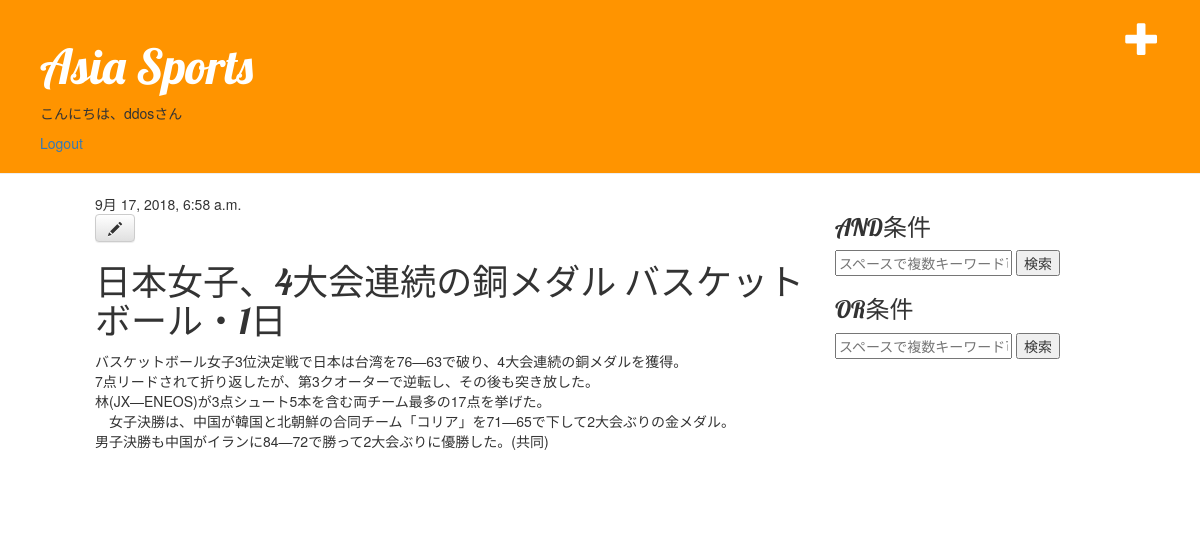
The page /post/12 (signed in) on the database its author committed.
### blog/models.py (models this page shows, shortened)
class Post(models.Model):
    author = models.ForeignKey('auth.User', on_delete=models.CASCADE,)
    title = models.CharField(max_length=200)
    text = models.TextField()
    created_date = models.DateTimeField(default=timezone.now)
    published_date = models.DateTimeField(blank=True, null=True)

### blog/views.py (the view)
# urls.py: path('post/<int:pk>', views.detail, name='detail'),
@login_required
def detail(request, pk):
    post = get_object_or_404(Post, pk=pk)
    return render(request, 'blog/detail.html', {'post': post})

### blog/templates/blog/detail.html
{% extends 'blog/base.html' %}
{% block content %}
    <div class="post">
        {% if post.published_date %}
            <div>
                {{ post.published_date }}
            </div>
        {% endif %}
        {% if user.is_authenticated %}
            <a class="btn btn-default" href="{% url 'blog:edit' pk=post.pk %}"><span class="glyphicon glyphicon-pencil"></span></a>
        {% endif %}
        <h1>{{ post.title }}</h1>
        <p>{{ post.text|linebreaks }}</p>
    </div>
{% endblock %}

### blog/templates/blog/base.html (shortened to what this page needs)
{% load staticfiles %}
<html>
    <head>
        <link rel="stylesheet" href="//maxcdn.bootstrapcdn.com/bootstrap/3.2.0/css/bootstrap.min.css">
        <link rel="stylesheet" href="//maxcdn.bootstrapcdn.com/bootstrap/3.2.0/css/bootstrap-theme.min.css">
        <link rel="stylesheet" href="{% static 'css/blog.css' %}">
    </head>
    <body>
        <div class="page-header">
            {% if user.is_authenticated%}
                <a href="{% url 'blog:create' %}" class="top-menu"><span class="glyphicon glyphicon-plus"></span></a>
            {% endif %}
            <h1><a href="{% url 'blog:index' %}">Asia Sports</a></h1>
            {% if user.is_authenticated%}
                <p>こんにちは、{{ user }}さん</p>
                <a href="{% url 'logout' %}" class="logout">Logout</a>
            {% endif %}
        </div>
        <div class="content container">
            <div class="row">
                <div class="col-md-8">
                    {% block content %}
                    {% endblock %}
                </div>
                <div class="col-md-4">
                    <div>
                        <h3>AND条件</h3>
                        <form action="#" method="get">
                        <div>
                            <input type="text" id="keyword1" name="keyword1" placeholder="スペースで複数キーワード可"
                                   value="{{ and_keywords }}">
                            <button type="submit">検索</button>
                        </div>
                        </form>
                    </div>
                    <div>
                        <h3>OR条件</h3>
                        <form action="#" method="get">
                        <div>
                            <input type="text" id="keyword2" name="keyword2" placeholder="スペースで複数キーワード可"
                                    value="{{ or_keywords }}">
                            <button type="submit">検索</button>
                        </div>
                        </form>
                    </div>
                </div>
            </div>
        </div>
    </body>
</html>

### static/css/blog.css (style rules this page uses)
.page-header { background-color: #ff9400; margin-top: 0; padding: 20px 20px 20px 40px; }
.page-header h1, .page-header h1 a, .page-header h1 a:visited, .page-header h1 a:active { color: #ffffff; font-size: 36pt; text-decoration: none; }
.content { margin-left: 40px; }
h1, h2, h3, h4 { font-family: 'Lobster', cursive; }
.top-menu, .top-menu:hover, .top-menu:visited { color: #ffffff; float: right; font-size: 26pt; margin-right: 20px; }
.post { margin-bottom: 70px; margin-left: 40px; }

### rows shown on the page
Post: published_date "9月 17, 2018, 6:58 a.m.", title "日本女子、4大会連続の銅メダル バスケットボール・1日", text "バスケットボール女子3位決定戦で日本は台湾を76—63で破り、4大会連続の銅メダルを獲得。 7点リードされて折り返したが、第3クオーターで逆転し、その後も突き放した。 林(JX—ENEOS)が3点シュート5本を含む両チーム最多の17点を挙げた。 女子決勝は、中国が韓国と北朝鮮の合同チーム「コリア」を71—65で下して2大会ぶりの金メダル。 男子決勝も中国がイランに84—72で勝って2大会ぶりに優勝した。(共同)"

### other values the page prints
{{ user }} "ddos"
